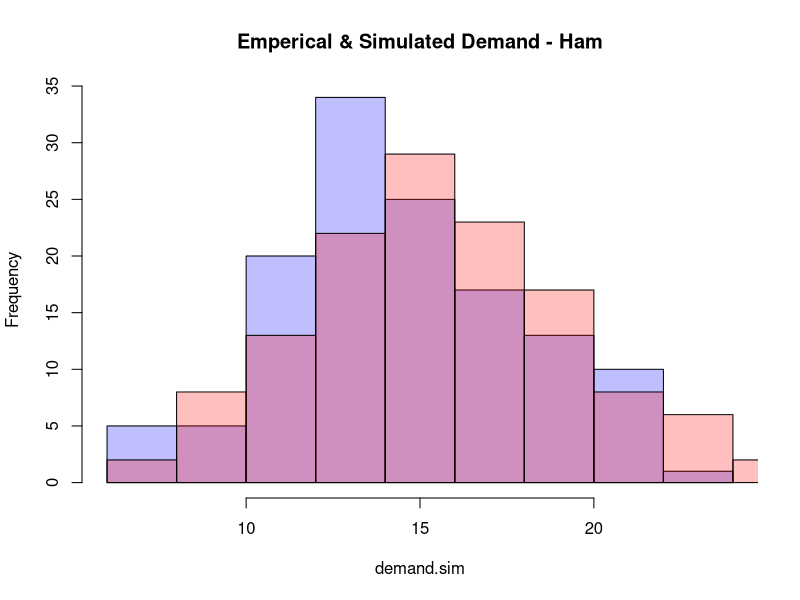

This figure's R source:
# Group Assignment for IS606
# Members: Honey Berk, Sonya Hong, Rajagopal Srinivasan, James Hamski
# See'Collaborative Assignment 1.pdf' for instructions
# Your job is to use the data to determine how many sandwiches of each type he should bring each day in order to maximize his expected profits. 

library(ggplot2)

details <- read.csv("details.csv", header = TRUE)
sales <- read.csv("sales.csv", header = TRUE)

profit.margin <- details$price - details$cost

ham.revenue <- sales$demand.ham * 6.5
turkey.revenue <- sales$demand.turkey * 6.5
veggie.revenue <- sales$demand.veggie * 5.0

ham.cost <- sales$available.ham * 3.5
turkey.cost <- sales$available.turkey * 4.0
veggie.cost <- sales$available.veggie * 2.5

distrham <- table(sales$demand.ham)/length(sales$demand.ham)
distrturkey <- table(sales$demand.turkey)/length(sales$demand.turkey)
distrveggie <- table(sales$demand.veggie)/length(sales$demand.veggie)

######### HAM ######### 
#inventory balance
ham.bal <- sales$demand.ham - sales$available.ham

daily.profit <- ifelse(sales$demand.ham - sales$available.ham>=0,(sales$demand.ham*3.0)-(sales$demand.ham - sales$available.ham)*3.5, sales$available.ham*3.0)
obs.profit<-sum(daily.profit)

#what hits profit/loss harder - money left of the table because inventory is short or unsold inventory?
foregone.sales <- ifelse(ham.bal>0, (sales$demand.ham-sales$available.ham)*6.5,0)
unused.inventory <- ifelse(ham.bal<0, (sales$available.ham - sales$demand.ham)*3.5, 0)
sum(foregone.sales)
sum(unused.inventory)

# conclusion -> foregone sales hurts profit more than unused inventory
# let's use this conclusion to form a better inventory strategy

#empirical simulation of the demand using the Poisson distribution
lambda.ham <- mean(sales$demand.ham)
demand.sim <- sapply(1:130, function(x) rpois(1,lambda.ham))

# these looks fairly similar
hist(demand.sim, col=rgb(0,0,1,1/4), main ="Emperical & Simulated Demand - Ham")
hist(sales$demand.ham,col=rgb(1,0,0,1/4), ylim = 30, add=TRUE)

#Old inentory strategy - make an arbitraty number of sandwiches per day, trying a few different levels
#New inventory strategy - use a Poisson distribution to decide daily sandwiches made
#Example: James runs the following function every morning and makes that many ham sandwiches

inventory.sim <- sapply(1, function(x) rpois(1,9))
inventory.sim

#simplyify with a function that calculates profit

profit.func <- function(demand.sim,inventory.sim){
  profit.sim.func <- ifelse(demand.sim-inventory.sim>=0,demand.sim*3.0-(demand.sim-inventory.sim)*3.5, inventory.sim*3.0)
  profit.sim.func<-sum(profit.sim.func)
  return(profit.sim.func)
}

#confirm this provides the correct profit for the observed data
profit.func(sales$demand.ham, sales$available.ham) == obs.profit

sales.model<-function(lambda.inventory){
  demand.sim <- sapply(1:130, function(x) rpois(1,15))
  inventory.sim <-sapply(1:130, function(x) rpois(1,lambda.inventory))
  model.profit <-profit.func(demand.sim, inventory.sim)
}

lambda.inventory = 15
model.simulated.profit <-sapply(1:10000, function(x) sales.model(lambda.inventory))
summary(model.simulated.profit)
difference <- obs.profit - mean(model.simulated.profit)
#Note that the observed profit is $328 higher, this scenario doesn't work. Could we try differnet lambda values for the inventory?
lambda.inventory = 16
model.simulated.profit <-sapply(1:10000, function(x) sales.model(lambda.inventory))
summary(model.simulated.profit)
difference <-  mean(model.simulated.profit) - obs.profit
difference

#Inventory Strategy 2 - make between 14 and 18 sandwiches 
sales.model.2<-function(){
  demand.sim <- sapply(1:130, function(x) rpois(1,15))
  inventory.sim <-sapply(1:130, function(x) sample(14:18, 1, replace=TRUE))
  model.profit <-profit.func(demand.sim, inventory.sim)
}

model.simulated.profit <-sapply(1:10000, function(x) sales.model.2())
summary(model.simulated.profit)
difference <-  mean(model.simulated.profit) - obs.profit
difference

#Inventory Strategy 3 - make a contant number of sandwiches, say 15 
sand.no <- 100
sales.model.3<-function(){
  demand.sim <- sapply(1:130, function(x) rpois(1,15))
  inventory.sim <-replicate(130, sand.no)
  model.profit <-profit.func(demand.sim, inventory.sim)
}

model.simulated.profit <-sapply(1:10000, function(x) sales.model.3())
summary(model.simulated.profit)
difference <-  mean(model.simulated.profit) - obs.profit
difference

#17 - 542.5


######### TURKEY ######### 



lambda.turkey <- mean(sales$demand.turkey)
lambda.veggie <- mean(sales$demand.veggie)



